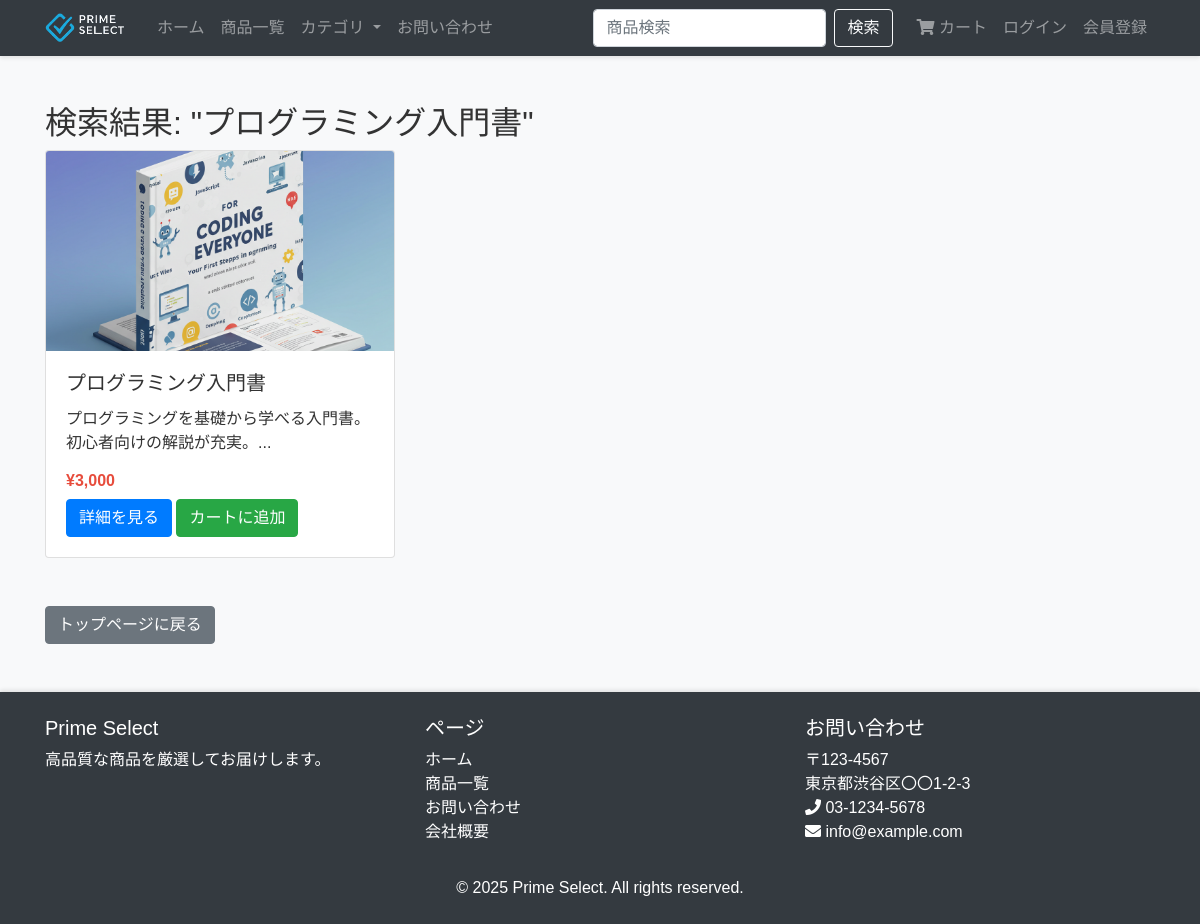
/search.php?keyword=プログラミング入門書, run on the app's committed database.
### tables this page shows
CREATE TABLE `products` (
  `id` int(11) NOT NULL AUTO_INCREMENT,
  `name` varchar(255) NOT NULL,
  `description` text DEFAULT NULL,
  `price` decimal(10,2) NOT NULL,
  `category_id` int(11) DEFAULT NULL,
  `image` varchar(255) DEFAULT NULL,
  `stock` int(11) DEFAULT 0,
  `created` datetime DEFAULT current_timestamp(),
  `is_preorder` tinyint(1) DEFAULT 0 COMMENT '受注生産フラグ（0: 通常販売, 1: 受注生産）',
  `preorder_period` varchar(100) DEFAULT NULL COMMENT '受注生産期間',
  `min_stock` int(11) DEFAULT 0 COMMENT '最小在庫数',
  `max_stock` int(11) DEFAULT 0 COMMENT '最大在庫数',
  PRIMARY KEY (`id`),
  KEY `category_id` (`category_id`),
  CONSTRAINT `products_ibfk_1` FOREIGN KEY (`category_id`) REFERENCES `categories` (`id`)
);

### classes/Product.php (called while the page is built, shortened)
<?php
class Product {
    private $conn;
    private $table_name = "products";
    public function __construct($db) {
        $this->conn = $db;
    }
    public function search($keyword) {
        $query = "SELECT p.id, p.name, p.description, p.price, p.image, p.created, c.name as category_name
                FROM " . $this->table_name . " p
                LEFT JOIN categories c ON p.category_id = c.id
                WHERE p.name LIKE ? OR p.description LIKE ?
                ORDER BY p.created DESC";
        $keyword = "%{$keyword}%";
        $stmt = $this->conn->prepare($query);
        $stmt->bindParam(1, $keyword);
        $stmt->bindParam(2, $keyword);
        $stmt->execute();
        return $stmt;
    }
}
?>

### search.php (the view, shortened to what this page needs)
<?php
include_once "classes/Product.php";
$database = new Database();
$db = $database->getConnection();
$product = new Product($db);
$keyword = isset($_GET['keyword']) ? trim($_GET['keyword']) : '';
include_once "templates/header.php";
?>
<div class="container mt-5">
    <h2>検索結果: "<?php echo htmlspecialchars($keyword); ?>"</h2>
    <?php if(empty($keyword)): ?>
    <div class="alert alert-warning">
        検索キーワードを入力してください。
    </div>
    <?php else: ?>
    <div class="row">
        <?php
        $stmt = $product->search($keyword);
        $num = $stmt->rowCount();
        if($num > 0) {
            while ($row = $stmt->fetch(PDO::FETCH_ASSOC)) {
                extract($row);
                ?>
                <div class="col-md-4 mb-4">
                    <div class="card h-100">
                        <img class="card-img-top" src="assets/images/<?php echo $image; ?>" alt="<?php echo $name; ?>">
                        <div class="card-body">
                            <h5 class="card-title"><?php echo $name; ?></h5>
                            <p class="card-text"><?php echo substr($description, 0, 100) . '...'; ?></p>
                            <h6 class="card-price">¥<?php echo number_format($price); ?></h6>
                            <a href="product.php?id=<?php echo $id; ?>" class="btn btn-primary">詳細を見る</a>
                            <a href="cart.php?action=add&id=<?php echo $id; ?>" class="btn btn-success">カートに追加</a>
                        </div>
                    </div>
                </div>
                <?php
            }
        }
        ?>
    </div>
    <?php endif; ?>
    <div class="mt-4">
        <a href="index.php" class="btn btn-secondary">トップページに戻る</a>
    </div>
</div>
<?php include_once "templates/footer.php"; ?>

### assets/css/style.css (style rules this page uses)
body { font-family: 'Hiragino Kaku Gothic Pro', 'ヒラギノ角ゴ Pro W3', Meiryo, メイリオ, Osaka, 'MS PGothic', arial, helvetica, sans-serif; color: #333; background-color: #f8f9fa; }
.card { transition: transform 0.3s, box-shadow 0.3s; }
.card-img-top { height: 200px; object-fit: cover; }
.card-price { color: #e74c3c; font-weight: bold; }
.btn-primary { background-color: #007bff; border-color: #007bff; }
.btn-success { background-color: #28a745; border-color: #28a745; }

### data on the page
products: image (picture), name "プログラミング入門書", description "プログラミングを基礎から学べる入門書。初心者向けの解説が充実。", price "3,000"

### other printed values
$keyword "プログラミング入門書"
